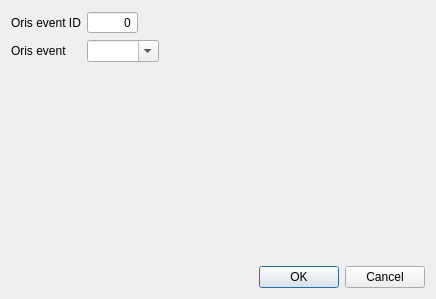
<?xml version="1.0" encoding="UTF-8"?>
<ui version="4.0">
 <class>ChooseOrisEventDialog</class>
 <widget class="QDialog" name="ChooseOrisEventDialog">
  <property name="geometry">
   <rect>
    <x>0</x>
    <y>0</y>
    <width>436</width>
    <height>299</height>
   </rect>
  </property>
  <property name="windowTitle">
   <string>Dialog</string>
  </property>
  <layout class="QVBoxLayout" name="verticalLayout">
   <item>
    <layout class="QFormLayout" name="formLayout">
     <property name="fieldGrowthPolicy">
      <enum>QFormLayout::ExpandingFieldsGrow</enum>
     </property>
     <item row="0" column="0">
      <widget class="QLabel" name="label_2">
       <property name="text">
        <string>Oris event ID</string>
       </property>
      </widget>
     </item>
     <item row="1" column="0">
      <widget class="QLabel" name="label">
       <property name="text">
        <string>Oris event</string>
       </property>
      </widget>
     </item>
     <item row="1" column="1">
      <widget class="QComboBox" name="cbxOrisEvent">
       <property name="editable">
        <bool>true</bool>
       </property>
       <property name="insertPolicy">
        <enum>QComboBox::NoInsert</enum>
       </property>
       <property name="sizeAdjustPolicy">
        <enum>QComboBox::AdjustToContents</enum>
       </property>
      </widget>
     </item>
     <item row="0" column="1">
      <widget class="QSpinBox" name="edEventId">
       <property name="alignment">
        <set>Qt::AlignRight|Qt::AlignTrailing|Qt::AlignVCenter</set>
       </property>
       <property name="buttonSymbols">
        <enum>QAbstractSpinBox::NoButtons</enum>
       </property>
       <property name="maximum">
        <number>999999999</number>
       </property>
      </widget>
     </item>
    </layout>
   </item>
   <item>
    <widget class="QDialogButtonBox" name="buttonBox">
     <property name="orientation">
      <enum>Qt::Horizontal</enum>
     </property>
     <property name="standardButtons">
      <set>QDialogButtonBox::Cancel|QDialogButtonBox::Ok</set>
     </property>
    </widget>
   </item>
  </layout>
 </widget>
 <resources/>
 <connections>
  <connection>
   <sender>buttonBox</sender>
   <signal>accepted()</signal>
   <receiver>ChooseOrisEventDialog</receiver>
   <slot>accept()</slot>
   <hints>
    <hint type="sourcelabel">
     <x>248</x>
     <y>254</y>
    </hint>
    <hint type="destinationlabel">
     <x>157</x>
     <y>274</y>
    </hint>
   </hints>
  </connection>
  <connection>
   <sender>buttonBox</sender>
   <signal>rejected()</signal>
   <receiver>ChooseOrisEventDialog</receiver>
   <slot>reject()</slot>
   <hints>
    <hint type="sourcelabel">
     <x>316</x>
     <y>260</y>
    </hint>
    <hint type="destinationlabel">
     <x>286</x>
     <y>274</y>
    </hint>
   </hints>
  </connection>
 </connections>
</ui>
